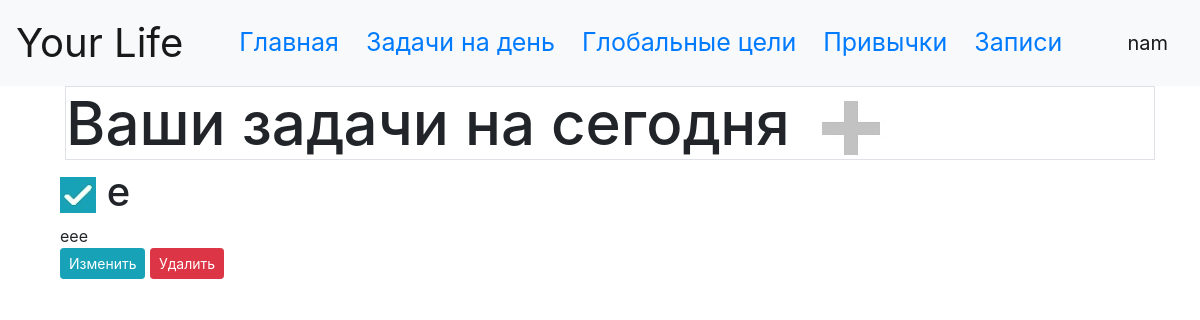
Page /tasks (signed in) on the committed database.
### data/users.py (models this page shows, shortened)
class User(SqlAlchemyBase, UserMixin, SerializerMixin):
    __tablename__ = 'users'
    id = sqlalchemy.Column(sqlalchemy.Integer,
                           primary_key=True, autoincrement=True)
    surname = sqlalchemy.Column(sqlalchemy.String, nullable=True)
    name = sqlalchemy.Column(sqlalchemy.String, nullable=True)
    age = sqlalchemy.Column(sqlalchemy.Integer, nullable=True)
    about = sqlalchemy.Column(sqlalchemy.String, nullable=True)
    email = sqlalchemy.Column(sqlalchemy.String,
                              index=True, unique=True, nullable=True)
    hashed_password = sqlalchemy.Column(sqlalchemy.String, nullable=True)
    modified_date = sqlalchemy.Column(sqlalchemy.DateTime,
                                      default=datetime.datetime.now)
    task = orm.relation("Task", back_populates='user')
    aim = orm.relation("Aim", back_populates='user')
    habit = orm.relation("Habit", back_populates='user')
    blog = orm.relation("Blog", back_populates='user')

### data/tasks.py (models this page shows)
class Task(SqlAlchemyBase, UserMixin, SerializerMixin):
    __tablename__ = 'tasks'
    id = sqlalchemy.Column(sqlalchemy.Integer,
                           primary_key=True, autoincrement=True)
    name = sqlalchemy.Column(sqlalchemy.String, nullable=True)
    about = sqlalchemy.Column(sqlalchemy.String, nullable=True)
    is_finished = sqlalchemy.Column(sqlalchemy.Boolean)
    author = sqlalchemy.Column(sqlalchemy.Integer,
                               sqlalchemy.ForeignKey("users.id"), nullable=True)
    create_date = sqlalchemy.Column(sqlalchemy.DateTime,
                                    default=datetime.date.today)
    user = orm.relation('User')

### server.py (the view)
@app.route('/tasks')
def tasks():
    update_tasks()
    session = db_session.create_session()
    task = session.query(Task)
    return render_template("tasks.html", news=task)

### data/db_session.py (called while the page is built)
def create_session() -> Session:
    global __factory
    return __factory()

### server.py (called while the page is built)
@login_manager.user_loader
def load_user(user_id):
    session = db_session.create_session()
    return session.query(User).get(user_id)

def update_tasks():
    session = db_session.create_session()
    for task in session.query(Task):
        if str(task.create_date) != str(datetime.date.today()) + ' 00:00:00':
            task_id = task.id
            requests.delete(f'http://localhost:{PORT}/api/tasks/{task_id}').json()

### templates/tasks.html
{% extends "base.html" %}
{% block content %}
<h1 class='border' style="font-size: 60px; margin-left: 20px;">Ваши задачи на сегодня
    <a href="/add_task" style="text-indent: 800 px;">
        <img src="{{ url_for('static', filename='add_icon.jpg') }}">
    </a>
</h1>
<nav>
    {% for item in news%}
    {% if current_user.email == item.author %}
    <div class="col-md6 rounded">
        <label class="container">
            <h1>
                <a href="/change_task/{{ item.id }}">
                    {% if item.is_finished == True%}
                        <img src="{{ url_for('static', filename='done_task.jpg') }}">
                    {% else %}
                    <img src="{{ url_for('static', filename='no_done.jpg') }}">
                    {% endif %}
                </a>
                {{ item.name }}
            </h1>
            <div>
                {{item.about}}
            </div>
            <div>
                <a href="/edit_task/{{ item.id }}" class="btn btn-info btn-sm">Изменить</a>
                <a href="/task_delete/{{ item.id }}" class="btn btn-danger btn-sm">Удалить</a>
            </div>
        </label>
    </div>
    {% endif %}
    {% endfor %}
</nav>
{% endblock %}

### templates/base.html (shortened to what this page needs)
<!doctype html>
<html lang="en">
<head>
    <link rel="stylesheet"
          href="https://stackpath.bootstrapcdn.com/bootstrap/4.4.1/css/bootstrap.min.css"
>
</head>
<body>
<header>
    <nav class="navbar navbar-light bg-light">
        <a class="navbar-brand" href="#" style="font-size: 40px;">Your Life</a>
        <div class="menu mr-auto" style="font-size: 25px; margin-left: 20px;">
            {% if current_user.is_authenticated %}
            <a href="/" style="font-size: 25px; margin-left: 20px;">Главная</a>
            <a href="/tasks" style="font-size: 25px; margin-left: 20px;">Задачи на день</a>
            <a href="/aims" style="font-size: 25px; margin-left: 20px;">Глобальные цели</a>
            <a href="/habits" style="font-size: 25px; margin-left: 20px;">Привычки</a>
            <a href="/blog" style="font-size: 25px; margin-left: 20px;">Записи</a>
            {% endif %}
        </div>
        {% if current_user.is_authenticated %}
        <a class="navbar-brand" href="/logout" style="font-size: 20px;">{{ current_user.name }}</a>
        {% else %}
        <p>
            <a class="btn btn-primary " href="/register">Зарегистрироваться</a>
            <a class="btn btn-success" href="/login">Войти</a>
        </p>
        {% endif %}
    </nav>
</header>
<main role="main" class="container">
    {% block content %} {% endblock %}
</main>
</body>
</html>

### rows in the picture
User: name "nam"
Task: is_finished True (drawn), name "e", about "eee"
